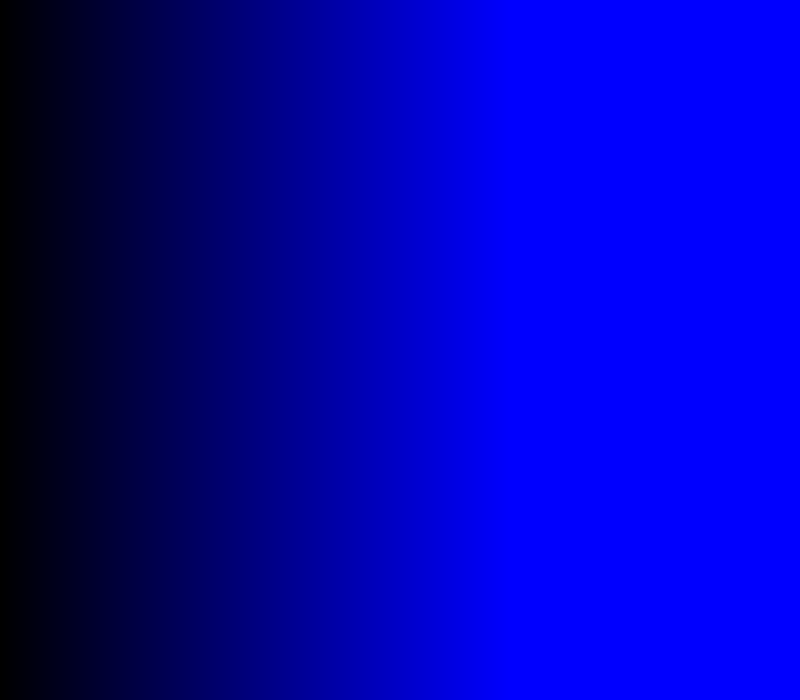
Frame 1 (no input)
Frame 60 (the mouse pressed at the canvas centre just before this capture): identical to frame 1, image omitted
Frame 120 (the mouse held since frame 60 and released just before this capture): identical to frame 1, image omitted

The Processing sketch that drew this single still picture (run headless with seeded random() and noise(); from frame 60 on, the mouse is pressed at the canvas centre):

// Processing sketch: coordenadas_pixels_coloridos
// ── coordenadas_pixels_coloridos.pde
void setup(){
  size(800,700);
  loadPixels();
  
}


void draw(){
  for(int x = 0; x<width; x++){
    for(int y = 0; y<height; y++){
      pixels[x+y*width] = color (0,0,x/2);
    }
  }
  
  updatePixels();
}
